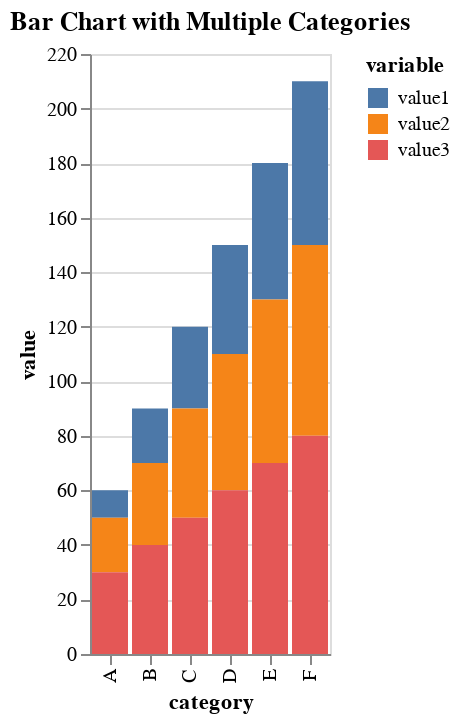

This figure's notebook cell:
### Code cell
import altair as alt
import pandas as pd

# create a sample dataframe
data = {'Category': ['A', 'A', 'B', 'B', 'C', 'C'],
        'Value': [10, 15, 20, 25, 30, 35]}
df = pd.DataFrame(data)

# create the bar chart
alt.Chart(df).mark_bar().encode(
    x='Category',
    y='Value'
).properties(
    width=alt.Step(40)  # adjust the width of each bar
).facet(
    column='Category'  # separate the categories into columns
)

chart

### Figure 1 — Vega-Lite specification as saved in the notebook (floating-point values rounded to 4 significant figures)
{"config": {"view": {"continuousWidth": 400, "continuousHeight": 300}}, "data": {"name": "data-3bea6b8c211ef768ad33982885941881"}, "mark": "bar", "encoding": {"color": {"field": "variable", "type": "nominal"}, "x": {"field": "category", "type": "nominal"}, "y": {"field": "value", "type": "quantitative"}}, "title": "Bar Chart with Multiple Categories", "$schema": "https://vega.github.io/schema/vega-lite/v4.17.0.json", "datasets": {"data-3bea6b8c211ef768ad33982885941881": [{"category": "A", "variable": "value1", "value": 10}, {"category": "B", "variable": "value1", "value": 20}, {"category": "C", "variable": "value1", "value": 30}, {"category": "D", "variable": "value1", "value": 40}, {"category": "E", "variable": "value1", "value": 50}, {"category": "F", "variable": "value1", "value": 60}, {"category": "A", "variable": "value2", "value": 20}, {"category": "B", "variable": "value2", "value": 30}, {"category": "C", "variable": "value2", "value": 40}, {"category": "D", "variable": "value2", "value": 50}, {"category": "E", "variable": "value2", "value": 60}, {"category": "F", "variable": "value2", "value": 70}, {"category": "A", "variable": "value3", "value": 30}, {"category": "B", "variable": "value3", "value": 40}, {"category": "C", "variable": "value3", "value": 50}, {"category": "D", "variable": "value3", "value": 60}, {"category": "E", "variable": "value3", "value": 70}, {"category": "F", "variable": "value3", "value": 80}]}}
